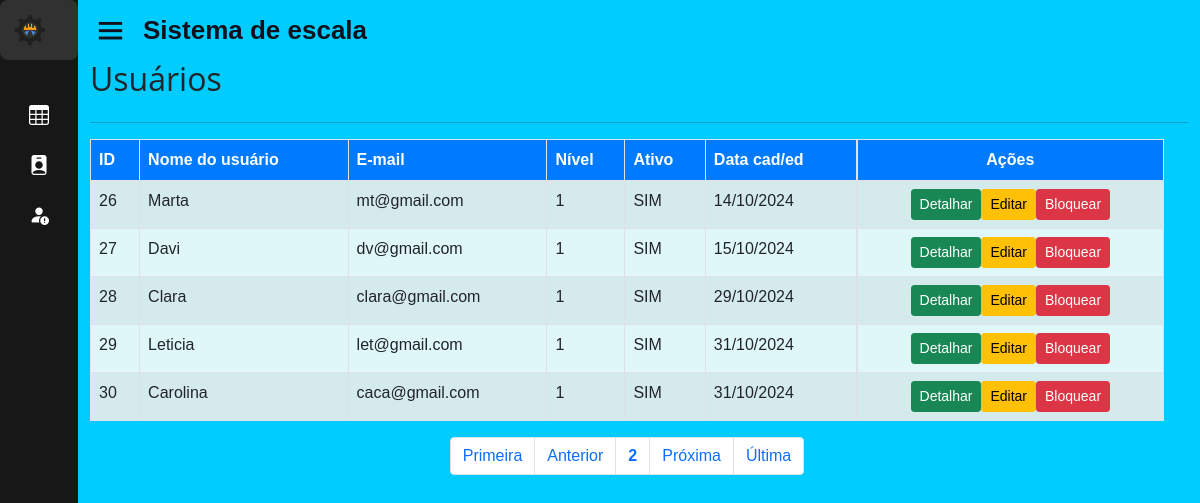
The page /home.php?page=lista_usu&pagina=2 (signed in) on the database as committed earlier.
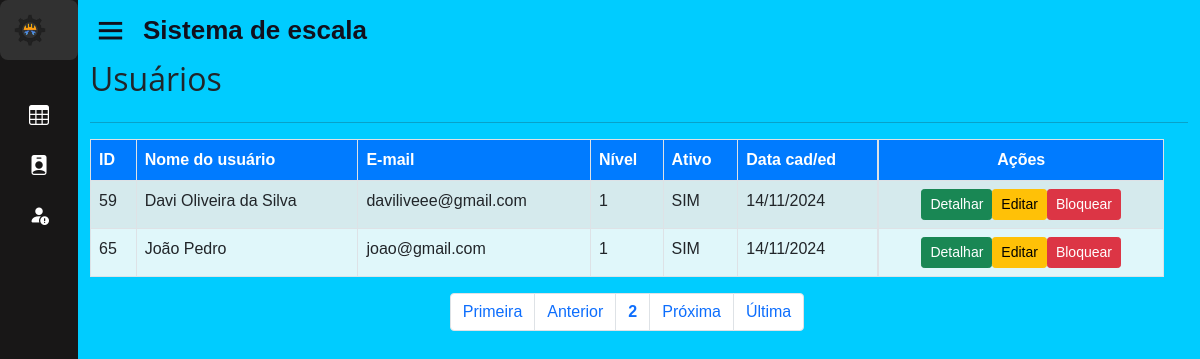
The same page on the database as committed later.
### tables this page shows
CREATE TABLE IF NOT EXISTS `usuarios` (
  `id` int(11) unsigned NOT NULL AUTO_INCREMENT,
  `nome` varchar(50) NOT NULL,
  `usuario` varchar(25) NOT NULL,
  `senha` varchar(40) NOT NULL,
  `email` varchar(100) NOT NULL,
  `nivel` int(1) unsigned NOT NULL DEFAULT 1,
  `ativo` tinyint(1) NOT NULL DEFAULT 1,
  `dt_cadastro` datetime NOT NULL,
  `id_func` int(11) DEFAULT NULL,
  PRIMARY KEY (`id`),
  UNIQUE KEY `usuario` (`usuario`),
  KEY `nivel` (`nivel`),
  KEY `FK_usuarios_funcionario` (`id_func`),
  CONSTRAINT `FK_usuarios_funcionario` FOREIGN KEY (`id_func`) REFERENCES `funcionario` (`id_func`) ON DELETE CASCADE ON UPDATE CASCADE
);

### sis/usuarios/lista_usu.php (the view, shortened to what this page needs)
<div id="main" class="container-fluid">
	<div id="top" class="row">
		<div class="col-md-10">
			<h2>Usuários</h2>
		</div>
	</div>
	<hr/>
		<div id="list" class="row">
			<div class="table-responsive">
				<?php
					$quantidade = 5;
					$pagina = (isset($_GET['pagina'])) ? (int)$_GET['pagina'] : 1;
					$inicio = ($quantidade * $pagina) - $quantidade;
					$data_all = mysqli_query($con, "select * from usuarios order by id asc limit $inicio, $quantidade;");
					echo "<table class='table table-striped table-bordered' style='background-color: #e0f7fa;' cellspacing='0' cellpadding='0'>";
					echo "<thead style='background-color: #007bff; color: white;'>";
					echo "<tr>";
					echo "<td><strong>ID</strong></td>";
					echo "<td><strong>Nome do usuário</strong></td>";
					echo "<td class='d-none d-md-table-cell'><strong>E-mail</strong></td>";
					echo "<td class='d-none d-md-table-cell'><strong>Nível</strong></td>";
					echo "<td class='d-none d-md-table-cell'><strong>Ativo</strong></td>";
					echo "<td class='d-none d-md-table-cell'><strong>Data cad/ed</strong></td>";
					echo "<td class='actions d-flex justify-content-center'><strong>Ações</strong></td>";
					echo "</tr></thead><tbody>";
					while($info = mysqli_fetch_array($data_all)){
						echo "<tr>";
						echo "<td>".$info['id']."</td>";
						echo "<td>".$info['nome']."</td>";
						echo "<td class='d-none d-md-table-cell'>".$info['email']." </td>";
						echo "<td class='d-none d-md-table-cell'>".$info['nivel']."</td>";
						if($info['ativo'] == 1){
							echo "<td class='d-none d-md-table-cell'>SIM</td>";
						}else if($info['ativo'] == 0){
							echo "<td class='d-none d-md-table-cell'>NÃO</td>";
						}
						echo "<td class='d-none d-md-table-cell'>".date('d/m/Y',strtotime($info['dt_cadastro']))."</td>";
						echo "<td class='actions btn-group-sm d-flex justify-content-center'>";
						echo "<a class='btn btn-success btn-xs' href='?page=view_usu&id=".$info['id']."'> Detalhar </a>";
						echo "<a class='btn btn-warning btn-xs' href='?page=fedita_usu&id=".$info['id']."'> Editar </a>";
						if($info['ativo'] == 1){
							echo "<a class='btn btn-danger btn-xs' href='?page=block_usu&id=".$info['id']."'> Bloquear </a>";
						}else if($info['ativo'] == 0){
							echo "<a class='btn btn-success btn-xs' href='?page=ativa_usu&id=".$info['id']."'>&nbsp;&nbsp;&nbsp;Ativar&nbsp;&nbsp;</a></div></td>";
						}
					}
					echo "</tr></tbody></table>";
				?>
			</div>
		</div>
		<div id="bottom" class="row">
			<div class="col-md-12 d-flex justify-content-center">
				<?php
					$sqlTotal = "select id from usuarios;";
					$qrTotal = mysqli_query($con, $sqlTotal);
					$numTotal = mysqli_num_rows($qrTotal);
					$totalpagina = (ceil($numTotal/$quantidade)<=0) ? 1 : ceil($numTotal/$quantidade);
					$anterior = (($pagina-1) <= 0) ? 1 : $pagina - 1;
					$posterior = (($pagina+1) >= $totalpagina) ? $totalpagina : $pagina+1;
					echo "<ul class='pagination'>";
					echo "<li class='page-item'><a class='page-link' href='?page=lista_usu&pagina=1'> Primeira</a></li> ";
					echo "<li class='page-item'><a class='page-link' href=\"?page=lista_usu&pagina=$anterior\"> Anterior</a></li> ";
					echo "<li class='page-item'><a class='page-link' href='?page=lista_usu&pagina=".$pagina."'><strong>".$pagina."</strong></a></li> ";
					echo "<li class='page-item'><a class='page-link' href=\"?page=lista_usu&pagina=$posterior\"> Pr&oacute;xima</a></li> ";
					echo "<li class='page-item'><a class='page-link' href=\"?page=lista_usu&pagina=$totalpagina\"> &Uacute;ltima</a></li></ul>";
				?>
			</div>
		</div>
</div>

Rows that differ between the two databases and show on the page:
removed usuarios: id "26", nome "Marta", email "mt@gmail.com", nivel "1", ativo "SIM", dt_cadastro "14/10/2024"
removed usuarios: id "27", nome "Davi", email "dv@gmail.com", nivel "1", ativo "SIM", dt_cadastro "15/10/2024"
removed usuarios: id "28", nome "Clara", email "clara@gmail.com", nivel "1", ativo "SIM", dt_cadastro "29/10/2024"
no longer on this page (row unchanged): usuarios: id "29", nome "Leticia", email "let@gmail.com", nivel "1", ativo "SIM", dt_cadastro "31/10/2024"
no longer on this page (row unchanged): usuarios: id "30", nome "Carolina", email "caca@gmail.com", nivel "1", ativo "SIM", dt_cadastro "31/10/2024"
added usuarios: id "59", nome "Davi Oliveira da Silva", email "daviliveee@gmail.com", nivel "1", ativo "SIM", dt_cadastro "14/11/2024"
added usuarios: id "65", nome "João Pedro", email "joao@gmail.com", nivel "1", ativo "SIM", dt_cadastro "14/11/2024"
